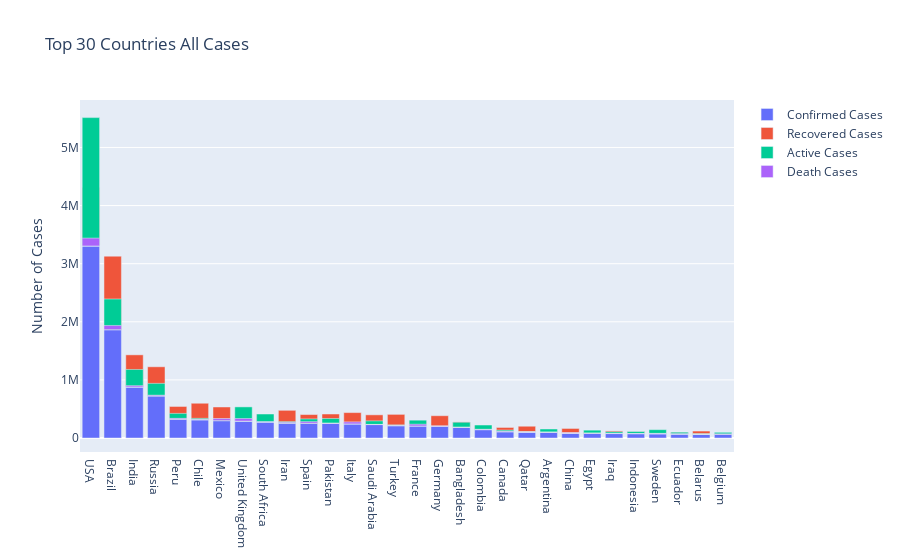

Write notebook code for a chart like this one.
### Code cell
data=[ go.Bar( name="Confirmed Cases",
            x=top_country_confirm_wise.index,
            y=top_country_confirm_wise["Confirmed"],
            offsetgroup=0 ),
        go.Bar(  name="Recovered Cases",
            x=top_country_confirm_wise.index,
            y=top_country_confirm_wise["Recovered"],
            offsetgroup=0,
            base=top_country_confirm_wise["Confirmed"] ),
        go.Bar(   name="Active Cases",
            x=top_country_confirm_wise.index,
            y=top_country_confirm_wise["Active"],
            offsetgroup=0,
            base=top_country_confirm_wise["Confirmed"]),
        go.Bar(    name="Death Cases",
            x=top_country_confirm_wise.index,
            y=top_country_confirm_wise["Deaths"],
            offsetgroup=0,
            base=top_country_confirm_wise["Confirmed"] ) ]
layout=go.Layout( title="Top 30 Countries All Cases", yaxis_title="Number of Cases" ) 
fig = go.Figure(data=data, layout=layout)
fig.show()

### Figure 1 — Plotly figure (JSON) as saved in the notebook; plotly's stock layout.template omitted (floating-point values rounded to 4 significant figures)
{"data": [{"name": "Confirmed Cases", "offsetgroup": "0", "type": "bar", "x": ["USA", "Brazil", "India", "Russia", "Peru", "Chile", "Mexico", "United Kingdom", "South Africa", "Iran", "Spain", "Pakistan", "Italy", "Saudi Arabia", "Turkey", "France", "Germany", "Bangladesh", "Colombia", "Canada", "Qatar", "Argentina", "China", "Egypt", "Iraq", "Indonesia", "Sweden", "Ecuador", "Belarus", "Belgium"], "y": [3304942, 1864681, 878254, 726036, 326326, 315041, 299750, 291154, 276242, 257303, 253908, 251625, 243061, 232259, 212993, 208015, 199919, 183795, 145362, 109348, 103598, 100166, 85117, 82070, 77506, 75699, 74898, 67870, 64932, 62707]}, {"base": [3304942, 1864681, 878254, 726036, 326326, 315041, 299750, 291154, 276242, 257303, 253908, 251625, 243061, 232259, 212993, 208015, 199919, 183795, 145362, 109348, 103598, 100166, 85117, 82070, 77506, 75699, 74898, 67870, 64932, 62707], "name": "Recovered Cases", "offsetgroup": "0", "type": "bar", "x": ["USA", "Brazil", "India", "Russia", "Peru", "Chile", "Mexico", "United Kingdom", "South Africa", "Iran", "Spain", "Pakistan", "Italy", "Saudi Arabia", "Turkey", "France", "Germany", "Bangladesh", "Colombia", "Canada", "Qatar", "Argentina", "China", "Egypt", "Iraq", "Indonesia", "Sweden", "Ecuador", "Belarus", "Belgium"], "y": [1006326, 1264843, 553471, 500208, 217111, 283902, 234905, 1378, 134874, 219993, 150376, 161917, 194928, 167138, 194515, 78513, 184414, 93614, 61186, 72954, 99743, 42694, 79907, 24419, 44724, 35638, 0, 30283, 55380, 17196]}, {"base": [3304942, 1864681, 878254, 726036, 326326, 315041, 299750, 291154, 276242, 257303, 253908, 251625, 243061, 232259, 212993, 208015, 199919, 183795, 145362, 109348, 103598, 100166, 85117, 82070, 77506, 75699, 74898, 67870, 64932, 62707], "name": "Active Cases", "offsetgroup": "0", "type": "bar", "x": ["USA", "Brazil", "India", "Russia", "Peru", "Chile", "Mexico", "United Kingdom", "South Africa", "Iran", "Spain", "Pakistan", "Italy", "Saudi Arabia", "Turkey", "France", "Germany", "Bangladesh", "Colombia", "Canada", "Qatar", "Argentina", "China", "Egypt", "Iraq", "Indonesia", "Sweden", "Ecuador", "Belarus", "Belgium"], "y": [2208772, 527738, 301609, 214510, 97345, 24160, 29839, 244872, 137289, 24481, 75130, 84442, 13179, 62898, 13115, 99495, 6434, 87829, 78750, 27566, 3708, 55627, 569, 53793, 29632, 36455, 69372, 32540, 9088, 35729]}, {"base": [3304942, 1864681, 878254, 726036, 326326, 315041, 299750, 291154, 276242, 257303, 253908, 251625, 243061, 232259, 212993, 208015, 199919, 183795, 145362, 109348, 103598, 100166, 85117, 82070, 77506, 75699, 74898, 67870, 64932, 62707], "name": "Death Cases", "offsetgroup": "0", "type": "bar", "x": ["USA", "Brazil", "India", "Russia", "Peru", "Chile", "Mexico", "United Kingdom", "South Africa", "Iran", "Spain", "Pakistan", "Italy", "Saudi Arabia", "Turkey", "France", "Germany", "Bangladesh", "Colombia", "Canada", "Qatar", "Argentina", "China", "Egypt", "Iraq", "Indonesia", "Sweden", "Ecuador", "Belarus", "Belgium"], "y": [135205, 72100, 23174, 11318, 11870, 6979, 35006, 44904, 4079, 12829, 28403, 5266, 34954, 2223, 5363, 30007, 9071, 2352, 5426, 8829, 147, 1845, 4641, 3858, 3150, 3606, 5526, 5047, 464, 9782]}], "layout": {"title": {"text": "Top 30 Countries All Cases"}, "yaxis": {"title": {"text": "Number of Cases"}}}}
